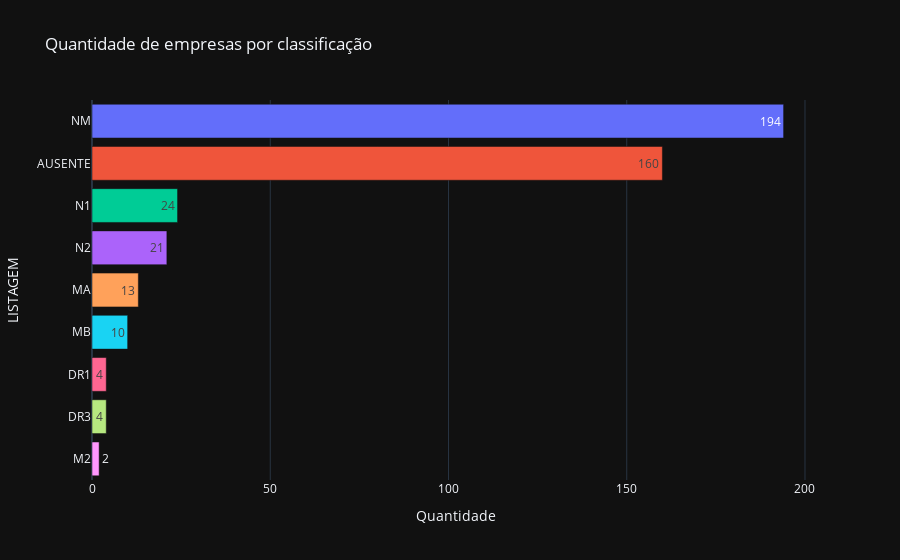

This figure's notebook cell:
### Markdown cell above
### Frequência

### Code cell
# Plot gráfico da frequência absoluta da variável
fig = px.bar(template="plotly_dark",
             title= 'Quantidade de empresas por classificação', 
             data_frame=f, 
             x='QTD', 
             y='LISTAGEM', 
             orientation='h',
             color='LISTAGEM',
             text_auto=True)
fig.update_traces(hovertemplate=None)
fig.update_layout(hovermode='y')
fig.update(layout_showlegend=False)
fig.update_xaxes(title_text='Quantidade')
fig.show()

### Figure 1 — Plotly figure (JSON) as saved in the notebook; plotly's stock layout.template omitted (floating-point values rounded to 4 significant figures)
{"data": [{"alignmentgroup": "True", "legendgroup": "NM", "marker": {"color": "#636efa", "pattern": {"shape": ""}}, "name": "NM", "offsetgroup": "NM", "orientation": "h", "showlegend": true, "textposition": "auto", "texttemplate": "%{x}", "type": "bar", "x": [194], "xaxis": "x", "y": ["NM"], "yaxis": "y"}, {"alignmentgroup": "True", "legendgroup": "AUSENTE", "marker": {"color": "#EF553B", "pattern": {"shape": ""}}, "name": "AUSENTE", "offsetgroup": "AUSENTE", "orientation": "h", "showlegend": true, "textposition": "auto", "texttemplate": "%{x}", "type": "bar", "x": [160], "xaxis": "x", "y": ["AUSENTE"], "yaxis": "y"}, {"alignmentgroup": "True", "legendgroup": "N1", "marker": {"color": "#00cc96", "pattern": {"shape": ""}}, "name": "N1", "offsetgroup": "N1", "orientation": "h", "showlegend": true, "textposition": "auto", "texttemplate": "%{x}", "type": "bar", "x": [24], "xaxis": "x", "y": ["N1"], "yaxis": "y"}, {"alignmentgroup": "True", "legendgroup": "N2", "marker": {"color": "#ab63fa", "pattern": {"shape": ""}}, "name": "N2", "offsetgroup": "N2", "orientation": "h", "showlegend": true, "textposition": "auto", "texttemplate": "%{x}", "type": "bar", "x": [21], "xaxis": "x", "y": ["N2"], "yaxis": "y"}, {"alignmentgroup": "True", "legendgroup": "MA", "marker": {"color": "#FFA15A", "pattern": {"shape": ""}}, "name": "MA", "offsetgroup": "MA", "orientation": "h", "showlegend": true, "textposition": "auto", "texttemplate": "%{x}", "type": "bar", "x": [13], "xaxis": "x", "y": ["MA"], "yaxis": "y"}, {"alignmentgroup": "True", "legendgroup": "MB", "marker": {"color": "#19d3f3", "pattern": {"shape": ""}}, "name": "MB", "offsetgroup": "MB", "orientation": "h", "showlegend": true, "textposition": "auto", "texttemplate": "%{x}", "type": "bar", "x": [10], "xaxis": "x", "y": ["MB"], "yaxis": "y"}, {"alignmentgroup": "True", "legendgroup": "DR1", "marker": {"color": "#FF6692", "pattern": {"shape": ""}}, "name": "DR1", "offsetgroup": "DR1", "orientation": "h", "showlegend": true, "textposition": "auto", "texttemplate": "%{x}", "type": "bar", "x": [4], "xaxis": "x", "y": ["DR1"], "yaxis": "y"}, {"alignmentgroup": "True", "legendgroup": "DR3", "marker": {"color": "#B6E880", "pattern": {"shape": ""}}, "name": "DR3", "offsetgroup": "DR3", "orientation": "h", "showlegend": true, "textposition": "auto", "texttemplate": "%{x}", "type": "bar", "x": [4], "xaxis": "x", "y": ["DR3"], "yaxis": "y"}, {"alignmentgroup": "True", "legendgroup": "M2", "marker": {"color": "#FF97FF", "pattern": {"shape": ""}}, "name": "M2", "offsetgroup": "M2", "orientation": "h", "showlegend": true, "textposition": "auto", "texttemplate": "%{x}", "type": "bar", "x": [2], "xaxis": "x", "y": ["M2"], "yaxis": "y"}], "layout": {"barmode": "relative", "hovermode": "y", "legend": {"title": {"text": "LISTAGEM"}, "tracegroupgap": 0}, "showlegend": false, "title": {"text": "Quantidade de empresas por classificação"}, "xaxis": {"anchor": "y", "domain": [0, 1], "title": {"text": "Quantidade"}}, "yaxis": {"anchor": "x", "categoryarray": ["M2", "DR3", "DR1", "MB", "MA", "N2", "N1", "AUSENTE", "NM"], "categoryorder": "array", "domain": [0, 1], "title": {"text": "LISTAGEM"}}}}
